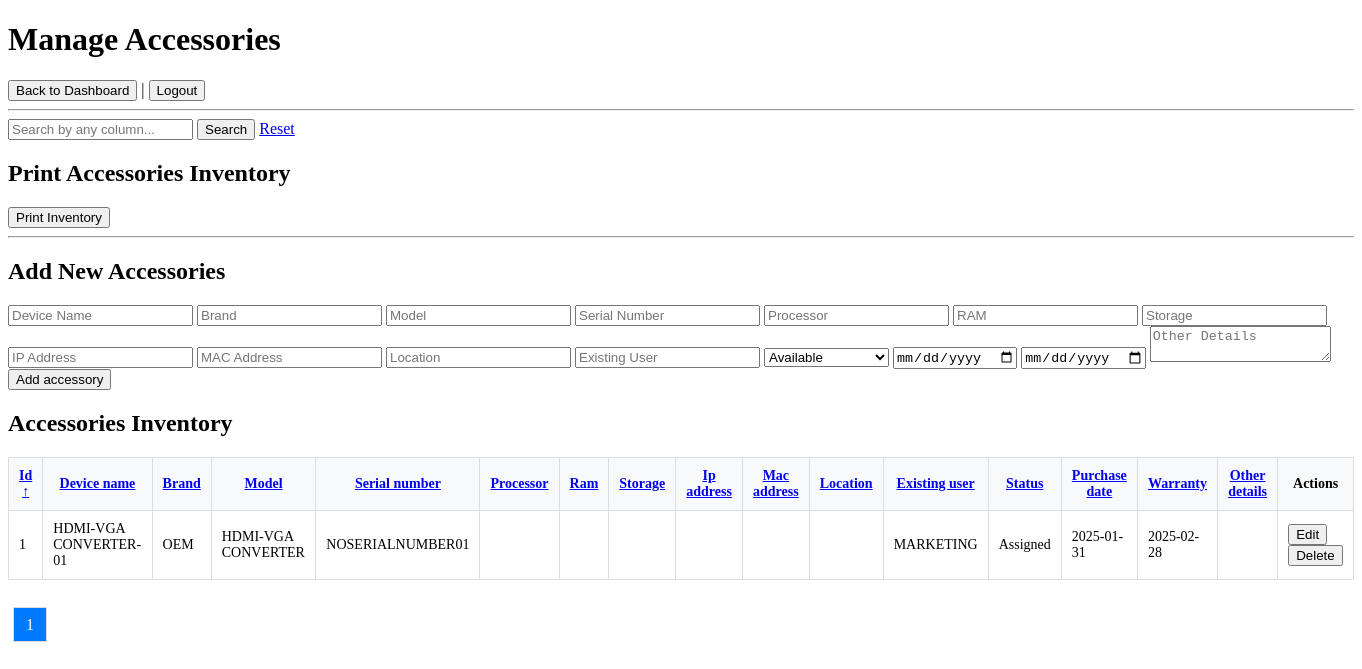
The app's page /manage_accessories.php (signed in) with its own data.
### tables this page shows
CREATE TABLE `accessories` (
  `id` int(11) NOT NULL,
  `device_name` varchar(100) NOT NULL,
  `brand` varchar(50) DEFAULT NULL,
  `serial_number` varchar(100) DEFAULT NULL,
  `model` varchar(50) DEFAULT NULL,
  `processor` varchar(50) DEFAULT NULL,
  `ram` varchar(50) DEFAULT NULL,
  `storage` varchar(50) DEFAULT NULL,
  `ip_address` varchar(50) DEFAULT NULL,
  `mac_address` varchar(50) DEFAULT NULL,
  `location` varchar(100) DEFAULT NULL,
  `existing_user` varchar(100) DEFAULT NULL,
  `status` enum('Available','Assigned','Under Repair','Decommissioned') DEFAULT NULL,
  `purchase_date` date DEFAULT NULL,
  `warranty` date DEFAULT NULL,
  `other_details` text DEFAULT NULL
);

### manage_accessories.php (the view, shortened to what this page needs)
<?php
require_once 'includes/db.php';
$permission = $_SESSION['access_permission'];
$search = $_GET['search'] ?? '';
$sort_column = $_GET['sort'] ?? 'id';
$sort_direction = $_GET['dir'] ?? 'ASC';
$valid_columns = ['id', 'device_name', 'brand', 'model', 'serial_number', 'processor', 'ram', 'storage', 'ip_address', 'mac_address', 'location', 'existing_user', 'status', 'purchase_date', 'warranty', 'other_details'];
$page = isset($_GET['page']) ? (int)$_GET['page'] : 1;
$items_per_page = 10;
$offset = ($page - 1) * $items_per_page;
$query = "SELECT * FROM accessories WHERE 1=1";
$query .= " ORDER BY $sort_column $sort_direction LIMIT :limit OFFSET :offset";
$stmt = $pdo->prepare($query);
$stmt->bindValue(':limit', $items_per_page, PDO::PARAM_INT);
$stmt->bindValue(':offset', $offset, PDO::PARAM_INT);
$stmt->execute();
$accessories = $stmt->fetchAll(PDO::FETCH_ASSOC);
$total_items_query = "SELECT COUNT(*) FROM accessories WHERE 1=1";
$total_items_stmt = $pdo->prepare($total_items_query);
$total_items_stmt->execute();
$total_items = $total_items_stmt->fetchColumn();
$total_pages = ceil($total_items / $items_per_page);
$edit_accessory = null;
?>
<!DOCTYPE html>
<html>
<head>
    <link rel="stylesheet" href="css/style.css">
</head>
<body>
    <h1>Manage Accessories</h1>
    <a href="dashboard.php"><button>Back to Dashboard</button></a> |
    <a href="logout.php"><button>Logout</button></a>
    <hr>
    <form method="GET" style="margin-bottom: 20px;">
        <input type="text" name="search" placeholder="Search by any column..." value="<?= htmlspecialchars($search) ?>">
        <button type="submit">Search</button>
        <a href="manage_accessories.php">Reset</a>
    </form>
    <h2>Print Accessories Inventory</h2>
    <a href="print_accessories.php" target="_blank"><button>Print Inventory</button></a>
    <hr>
    <?php if (!$edit_accessory && in_array($permission, ['add', 'edit', 'admin'])): ?>
        <h2>Add New Accessories</h2>
        <form method="POST">
            <input type="text" name="device_name" placeholder="Device Name" required>
            <input type="text" name="brand" placeholder="Brand" required>
            <input type="text" name="model" placeholder="Model" required>
            <input type="text" name="serial_number" placeholder="Serial Number" required>
            <input type="text" name="processor" placeholder="Processor">
            <input type="text" name="ram" placeholder="RAM">
            <input type="text" name="storage" placeholder="Storage">
            <input type="text" name="ip_address" placeholder="IP Address">
            <input type="text" name="mac_address" placeholder="MAC Address">
            <input type="text" name="location" placeholder="Location">
            <input type="text" name="existing_user" placeholder="Existing User">
            <select name="status">
                <option value="Available">Available</option>
            </select>
            <input type="date" name="purchase_date" placeholder="Purchase Date">
            <input type="date" name="warranty" placeholder="Warranty Date">
            <textarea name="other_details" placeholder="Other Details"></textarea>
            <button type="submit" name="add_accessory">Add accessory</button>
        </form>
    <?php endif; ?>
    <h2>Accessories Inventory</h2>
    <table>
        <thead>
            <tr>
                <?php foreach ($valid_columns as $column): ?>
                    <th>
                        <a href="?sort=<?= $column ?>&dir=<?= ($sort_column === $column && $sort_direction === 'ASC') ? 'DESC' : 'ASC' ?>">
                            <?= ucfirst(str_replace('_', ' ', $column)) ?>
                            <?= ($sort_column === $column) ? ($sort_direction === 'ASC' ? '↑' : '↓') : '' ?>
                        </a>
                    </th>
                <?php endforeach; ?>
                <th>Actions</th>
            </tr>
        </thead>
        <tbody>
            <?php foreach ($accessories as $accessory): ?>
                <tr>
                    <?php foreach ($valid_columns as $column): ?>
                        <td><?= htmlspecialchars($accessory[$column]) ?></td>
                    <?php endforeach; ?>
                    <td>
                        <?php if (in_array($permission, ['edit', 'admin'])): ?>
                            <a href="?edit_id=<?= $accessory['id'] ?>"><button>Edit</button></a>
                            <form method="POST" style="display: inline;">
                                <button type="submit" name="delete_accessory">Delete</button>
                            </form>
                        <?php endif; ?>
                    </td>
                </tr>
            <?php endforeach; ?>
        </tbody>
    </table>
     <br><br>
    <div class="pagination">
        <?php for ($i = 1; $i <= $total_pages; $i++): ?>
            <a href="?page=<?= $i ?>&search=<?= htmlspecialchars($search) ?>&sort=<?= htmlspecialchars($sort_column) ?>&dir=<?= htmlspecialchars($sort_direction) ?>" class="<?= $i === $page ? 'active' : '' ?>"><?= $i ?></a>
        <?php endfor; ?>
    </div>
    <br>
</body>
</html>

### manage_accessories.php (style rules this page uses)
table { width: 100%; border-collapse: collapse; }
table th, table td { padding: 10px; border: 1px solid #ddd; font-size: 14px; }
table th { background-color: #f8f9fa; font-size: 14px; }
.pagination a { padding: 8px 12px; margin: 5px; border: 1px solid #ddd; text-decoration: none; color: #007BFF; }
.pagination a.active { background-color: #007BFF; color: white; }

### records on screen
accessories: id "1", device_name "HDMI-VGA CONVERTER-01", brand "OEM", model "HDMI-VGA CONVERTER", serial_number "NOSERIALNUMBER01", existing_user "MARKETING", status "Assigned", purchase_date "2025-01-31", warranty "2025-02-28"

### other values on screen
str_replace('_', ' ', $column) "Id"
str_replace('_', ' ', $column) "Device name"
str_replace('_', ' ', $column) "Brand"
str_replace('_', ' ', $column) "Model"
str_replace('_', ' ', $column) "Serial number"
str_replace('_', ' ', $column) "Processor"
str_replace('_', ' ', $column) "Ram"
str_replace('_', ' ', $column) "Storage"
str_replace('_', ' ', $column) "Ip address"
str_replace('_', ' ', $column) "Mac address"
str_replace('_', ' ', $column) "Location"
str_replace('_', ' ', $column) "Existing user"
str_replace('_', ' ', $column) "Status"
str_replace('_', ' ', $column) "Purchase date"
str_replace('_', ' ', $column) "Warranty"
